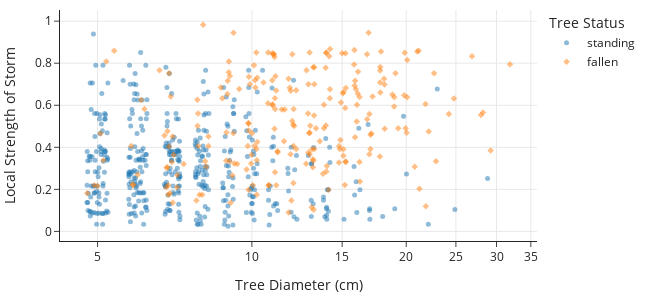

This figure's notebook cell:
### Code cell
fig = px.scatter(trees,
                 x=jitter(trees['diameter'], amt=0.5),
                 y='storm', 
                 color='status',
                 symbol='status',
                 log_x=True,
                 width=650,
                 height=300)

fig.update_traces(marker=dict(opacity=0.5, size=5))

fig.update_layout(xaxis_title="Tree Diameter (cm)",
                  yaxis_title="Local Strength of Storm",
                  legend_title="Tree Status")

fig

### Figure 1 — Plotly figure (JSON) as saved in the notebook; plotly's stock layout.template omitted (floating-point values rounded to 4 significant figures; data arrays with more than 128 entries replaced by an {"elided": "..."} marker saying what was removed)
{"data": [{"hovertemplate": "status=standing<br>x=%{x}<br>storm=%{y}<extra></extra>", "legendgroup": "standing", "marker": {"color": "#1F77B4", "opacity": 0.5, "size": 5, "symbol": "circle"}, "mode": "markers", "name": "standing", "orientation": "v", "showlegend": true, "type": "scatter", "x": {"elided": "426 float values"}, "xaxis": "x", "y": {"elided": "426 float values"}, "yaxis": "y"}, {"hovertemplate": "status=fallen<br>x=%{x}<br>storm=%{y}<extra></extra>", "legendgroup": "fallen", "marker": {"color": "#FF7F0E", "opacity": 0.5, "size": 5, "symbol": "diamond"}, "mode": "markers", "name": "fallen", "orientation": "v", "showlegend": true, "type": "scatter", "x": {"elided": "233 float values"}, "xaxis": "x", "y": {"elided": "233 float values"}, "yaxis": "y"}], "layout": {"height": 300, "legend": {"title": {"text": "Tree Status"}, "tracegroupgap": 0}, "width": 650, "xaxis": {"anchor": "y", "autorange": true, "domain": [0, 1], "range": [0.6257, 1.556], "title": {"text": "Tree Diameter (cm)"}, "type": "log"}, "yaxis": {"anchor": "x", "autorange": true, "domain": [0, 1], "range": [-0.04558, 1.053], "title": {"text": "Local Strength of Storm"}, "type": "linear"}}}
